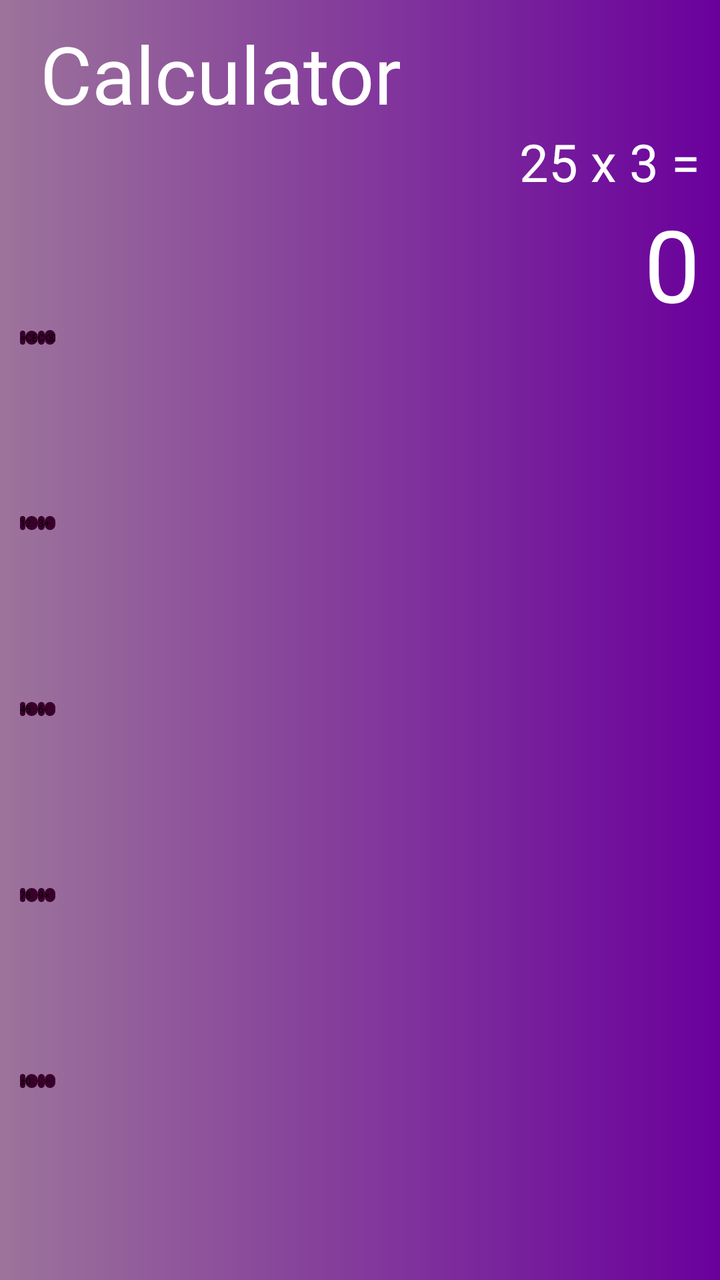
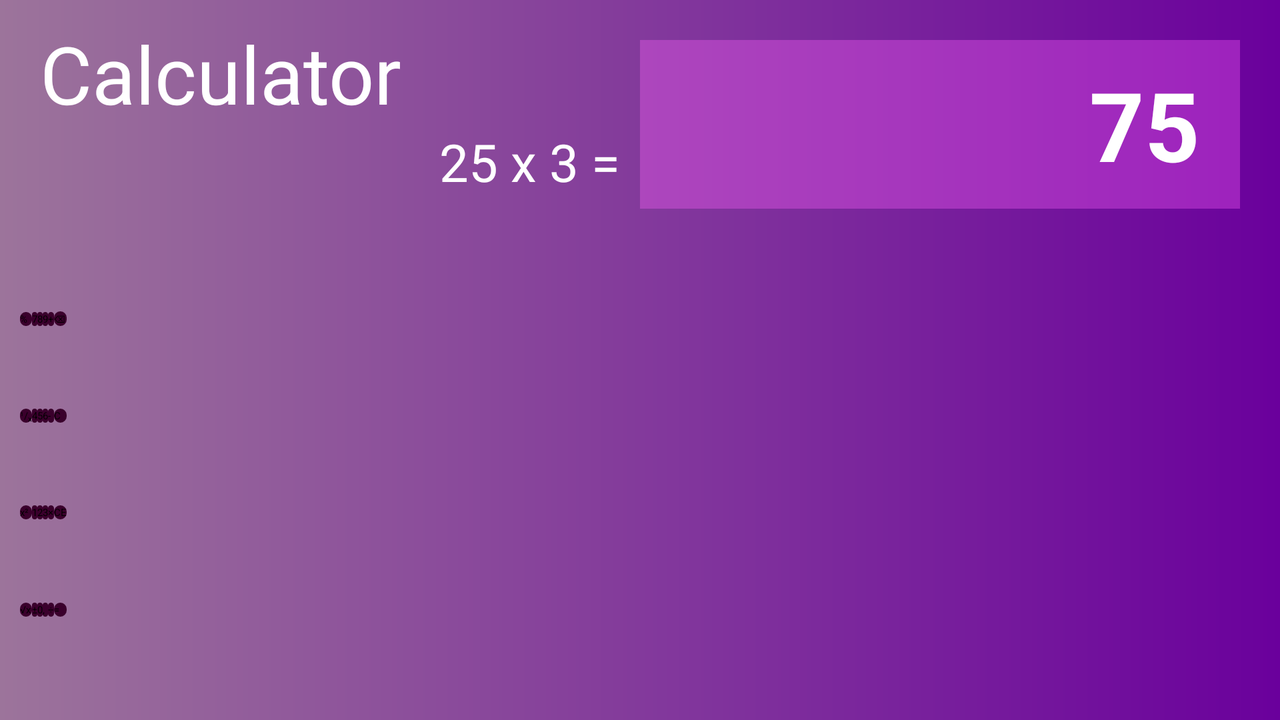

An Android layout and its configuration variant, each rendered on a device that would load it. The default file and the variant file are quoted in full after the pictures.
<!-- AndroidManifest.xml: application theme Theme.AndroidSPD111 -->
<!-- res/layout/activity_calc.xml -->
<?xml version="1.0" encoding="utf-8"?>
<LinearLayout xmlns:android="http://schemas.android.com/apk/res/android"
    xmlns:app="http://schemas.android.com/apk/res-auto"
    xmlns:tools="http://schemas.android.com/tools"
    android:id="@+id/main"
    android:layout_width="match_parent"
    android:layout_height="match_parent"
    tools:context=".CalcActivity"
    android:orientation="vertical"
    android:background="@drawable/calc_bgn_gradient"
    android:padding="10dp"
    >

    <TextView
        android:layout_width="wrap_content"
        android:layout_height="wrap_content"
        android:text="@string/calc_text_title"
        android:textColor="@color/white"
        android:textSize="40sp"
        android:layout_marginHorizontal="10dp"
        />

    <TextView
        android:id="@+id/calc_tv_history"
        android:layout_width="wrap_content"
        android:layout_height="wrap_content"
        android:layout_gravity="right"
        android:textSize="26sp"
        android:textColor="@color/white"
        android:text="25 x 3 =" />

    <TextView
        android:id="@+id/calc_tv_result"
        android:layout_width="wrap_content"
        android:layout_height="wrap_content"
        android:textSize="50sp"
        android:textColor="@color/white"
        android:layout_gravity="right"
        android:text="0" />

    <TableLayout
        android:layout_width="match_parent"
        android:layout_height="match_parent">

        <TableRow
            android:layout_width="match_parent"
            android:layout_height="0dp"
            android:layout_weight="1"
            >
            <Button
                android:id="@+id/calc_btn_result"
                android:text="@string/calc_btn_result"
                style="@style/calc_func_button"
                />
            <Button
                android:id="@+id/calc_btn_ce"
                android:text="@string/calc_btn_ce"
                style="@style/calc_func_button"
                />
            <Button
                android:id="@+id/calc_btn_c"
                android:text="@string/calc_btn_c"
                style="@style/calc_func_button"
                />
            <Button
                android:id="@+id/calc_btn_backspase"
                android:text="@string/calc_btn_backspace"
                style="@style/calc_func_button"
                />
        </TableRow>
        <TableRow
            android:layout_width="match_parent"
            android:layout_height="0dp"
            android:layout_weight="1" >
            <Button
                android:id="@+id/calc_btn_1"
                android:text="@string/calc_btn_1"
                style="@style/calc_func_button"
                />
            <Button
                android:id="@+id/calc_btn_2"
                android:text="@string/calc_btn_2"
                style="@style/calc_func_button"
                />
            <Button
                android:id="@+id/calc_btn_3"
                android:text="@string/calc_btn_3"
                style="@style/calc_func_button"
                />
            <Button
                android:id="@+id/calc_btn_add"
                android:text="@string/calc_btn_plus"
                style="@style/calc_func_button"
                />
        </TableRow>
        <TableRow
            android:layout_width="match_parent"
            android:layout_height="0dp"
            android:layout_weight="1" >
            <Button
                android:id="@+id/calc_btn_4"
                android:text="@string/calc_btn_4"
                style="@style/calc_func_button"
                />
            <Button
                android:id="@+id/calc_btn_5"
                android:text="@string/calc_btn_5"
                style="@style/calc_func_button"
                />
            <Button
                android:id="@+id/calc_btn_6"
                android:text="@string/calc_btn_6"
                style="@style/calc_func_button"
                />
            <Button
                android:id="@+id/calc_btn_minus"
                android:text="@string/calc_btn_minus"
                style="@style/calc_func_button"
                />
        </TableRow>
        <TableRow
            android:layout_width="match_parent"
            android:layout_height="0dp"
            android:layout_weight="1" >
            <Button
                android:id="@+id/calc_btn_7"
                android:text="@string/calc_btn_7"
                style="@style/calc_func_button"
                />
            <Button
                android:id="@+id/calc_btn_8"
                android:text="@string/calc_btn_8"
                style="@style/calc_func_button"
                />
            <Button
                android:id="@+id/calc_btn_9"
                android:text="@string/calc_btn_9"
                style="@style/calc_func_button"
                />
            <Button
                android:id="@+id/calc_btn_multiplication"
                android:text="@string/calc_btn_multiplication"
                style="@style/calc_func_button"
                />
        </TableRow>
        <TableRow
            android:layout_width="match_parent"
            android:layout_height="0dp"
            android:layout_weight="1" >
            <Button
                android:id="@+id/calc_btn_plus_minus"
                android:text="@string/calc_btn_plus_minus"
                style="@style/calc_func_button"
                />
            <Button
                android:id="@+id/calc_btn_0"
                android:text="@string/calc_btn_0"
                style="@style/calc_func_button"
                />
            <Button
                android:id="@+id/calc_btn_separation"
                android:text="@string/calc_btn_separation"
                style="@style/calc_func_button"
                />
            <Button
                android:id="@+id/calc_btn_division"
                android:text="@string/calc_btn_division"
                style="@style/calc_func_button"
                />
        </TableRow>
    </TableLayout>

</LinearLayout>
<!-- resources referenced by this layout -->
<resources>
  <color name="white">#FFFFFFFF</color>
  <!-- drawable calc_bgn_gradient (drawable) -->
  <?xml version="1.0" encoding="utf-8"?>
  <shape xmlns:android="http://schemas.android.com/apk/res/android">
      <gradient
          android:startColor="@color/calc_bgn_first"
          android:endColor="@color/calc_bgn_second"
          android:angle="0"
          ></gradient>
  </shape>
  <string name="calc_btn_0">0</string>
  <string name="calc_btn_1">1</string>
  <string name="calc_btn_2">2</string>
  <string name="calc_btn_3">3</string>
  <string name="calc_btn_4">4</string>
  <string name="calc_btn_5">5</string>
  <string name="calc_btn_6">6</string>
  <string name="calc_btn_7">7</string>
  <string name="calc_btn_8">8</string>
  <string name="calc_btn_9">9</string>
  <string name="calc_btn_backspace">\u232B</string>
  <string name="calc_btn_c">C</string>
  <string name="calc_btn_ce">CE</string>
  <string name="calc_btn_division">÷</string>
  <string name="calc_btn_minus">-</string>
  <string name="calc_btn_multiplication">×</string>
  <string name="calc_btn_plus">+</string>
  <string name="calc_btn_plus_minus">\u00B1</string>
  <string name="calc_btn_result">=</string>
  <string name="calc_btn_separation">,</string>
  <string name="calc_text_title">Calculator</string>
  <style name="calc_func_button" parent="calc_button">
          <item name="android:background">@drawable/calc_func_button</item>
      </style>
  <color name="calc_bgn_first">#9c749b</color>
  <color name="calc_bgn_second">#6a009c</color>
  <style name="calc_button">
          <item name="android:layout_width">0dp</item>
          <item name="android:layout_weight">1</item>
          <item name="android:layout_height">match_parent</item>
          <item name="backgroundTint">@null</item>
          <item name="android:textSize">22sp</item>
          <item name="android:layout_margin">5sp</item>
      </style>
  <!-- drawable calc_func_button (drawable) -->
  <?xml version="1.0" encoding="utf-8"?>
  <shape xmlns:android="http://schemas.android.com/apk/res/android"
      android:shape="rectangle"
  
      >
      <solid android:color="@color/calc_func_bgn" />
      <corners android:radius="5dp" />
  </shape>
  <color name="calc_func_bgn">#3A002C</color>
</resources>
<!-- res/layout-land/activity_calc.xml (the repository's variant of the layout above) -->
<!-- drawn on the phone turned sideways -->
<?xml version="1.0" encoding="utf-8"?>
<LinearLayout xmlns:android="http://schemas.android.com/apk/res/android"
    xmlns:app="http://schemas.android.com/apk/res-auto"
    xmlns:tools="http://schemas.android.com/tools"
    android:id="@+id/main"
    android:layout_width="match_parent"
    android:layout_height="match_parent"
    android:background="@drawable/calc_bgn_gradient"
    android:orientation="vertical"
    android:padding="10dp"
    tools:context=".CalcActivity">
    <LinearLayout
        android:id="@+id/calc_top_container"
        android:layout_width="match_parent"
        android:layout_height="wrap_content"
        android:orientation="horizontal">
        <LinearLayout
            android:layout_width="0dp"
            android:layout_weight="1"
            android:layout_height="wrap_content"
            android:orientation="vertical">
            <TextView
                android:layout_width="wrap_content"
                android:layout_height="wrap_content"
                android:layout_marginHorizontal="10dp"
                android:text="@string/calc_text_title"
                android:textColor="@color/white"
                android:textSize="40sp" />
            <TextView
                android:id="@+id/calc_tv_history"
                android:layout_width="wrap_content"
                android:layout_height="wrap_content"
                android:layout_gravity="right"
                android:text="25 x 3 ="
                android:textColor="@color/white"
                android:textSize="26sp" />
        </LinearLayout>

        <HorizontalScrollView
            android:id="@+id/horizontal_scroll_container"
            android:layout_width="0dp"
            android:layout_weight="1"
            android:layout_height="wrap_content"
            android:background="@color/calc_result_bgn_land"
            android:layout_margin="10dp"
            android:paddingHorizontal="10dp"
            >
            <TextView
                android:id="@+id/calc_tv_result"
                android:layout_width="wrap_content"
                android:layout_height="wrap_content"
                android:textColor="@color/white"
                android:layout_gravity="end"
                android:textAlignment="textEnd"
                android:textSize="48sp"
                android:textStyle="bold"
                android:layout_margin="10dp"
                tools:text="75" />
        </HorizontalScrollView>
    </LinearLayout>





    <TableLayout
        android:layout_width="match_parent"
        android:layout_height="match_parent">

        <TableRow
            android:layout_width="match_parent"
            android:layout_height="0dp"
            android:layout_weight="1">






        </TableRow>

        <TableRow
            android:layout_width="match_parent"
            android:layout_height="0dp"
            android:layout_weight="1">
            <Button
                android:id="@+id/calc_btn_precent"
                style="@style/calc_func_button"
                android:text="@string/calc_btn_precent" />
            <Button
                android:id="@+id/calc_btn_7"
                style="@style/calc_func_button"
                android:text="@string/calc_btn_7" />

            <Button
                android:id="@+id/calc_btn_8"
                style="@style/calc_func_button"
                android:text="@string/calc_btn_8" />

            <Button
                android:id="@+id/calc_btn_9"
                style="@style/calc_func_button"
                android:text="@string/calc_btn_9" />

            <Button
                android:id="@+id/calc_btn_add"
                style="@style/calc_func_button"
                android:text="@string/calc_btn_plus" />

            <Button
                android:id="@+id/calc_btn_backspase"
                style="@style/calc_func_button"
                android:text="@string/calc_btn_backspace" />
        </TableRow>

        <TableRow
            android:layout_width="match_parent"
            android:layout_height="0dp"
            android:layout_weight="1">

            <Button
                android:id="@+id/calc_btn_inverse"
                style="@style/calc_func_button"
                android:text="@string/calc_btn_inverse" />

            <Button
                android:id="@+id/calc_btn_4"
                style="@style/calc_func_button"
                android:text="@string/calc_btn_4" />

            <Button
                android:id="@+id/calc_btn_5"
                style="@style/calc_func_button"
                android:text="@string/calc_btn_5" />

            <Button
                android:id="@+id/calc_btn_6"
                style="@style/calc_func_button"
                android:text="@string/calc_btn_6" />

            <Button
                android:id="@+id/calc_btn_minus"
                style="@style/calc_func_button"
                android:text="@string/calc_btn_minus" />

            <Button
                android:id="@+id/calc_btn_c"
                style="@style/calc_func_button"
                android:text="@string/calc_btn_c" />
        </TableRow>

        <TableRow
            android:layout_width="match_parent"
            android:layout_height="0dp"
            android:layout_weight="1">
            <Button
                android:id="@+id/calc_btn_power"
                style="@style/calc_func_button"
                android:text="@string/calc_btn_power" />

            <Button
                android:id="@+id/calc_btn_1"
                style="@style/calc_func_button"
                android:text="@string/calc_btn_1" />

            <Button
                android:id="@+id/calc_btn_2"
                style="@style/calc_func_button"
                android:text="@string/calc_btn_2" />

            <Button
                android:id="@+id/calc_btn_3"
                style="@style/calc_func_button"
                android:text="@string/calc_btn_3" />


            <Button
                android:id="@+id/calc_btn_multiplication"
                style="@style/calc_func_button"
                android:text="@string/calc_btn_multiplication" />

            <Button
                android:id="@+id/calc_btn_ce"
                style="@style/calc_func_button"
                android:text="@string/calc_btn_ce" />
        </TableRow>

        <TableRow
            android:layout_width="match_parent"
            android:layout_height="0dp"
            android:layout_weight="1">
            <Button
                android:id="@+id/calc_btn_sqrt"
                style="@style/calc_func_button"
                android:text="@string/calc_btn_sqrt" />

            <Button
                android:id="@+id/calc_btn_plus_minus"
                style="@style/calc_func_button"
                android:text="@string/calc_btn_plus_minus" />

            <Button
                android:id="@+id/calc_btn_0"
                style="@style/calc_func_button"
                android:text="@string/calc_btn_0" />

            <Button
                android:id="@+id/calc_btn_separation"
                style="@style/calc_func_button"
                android:text="@string/calc_btn_separation" />

            <Button
                android:id="@+id/calc_btn_division"
                style="@style/calc_func_button"
                android:text="@string/calc_btn_division" />

            <Button
                android:id="@+id/calc_btn_result"
                style="@style/calc_func_button"
                android:text="@string/calc_btn_result" />


        </TableRow>
    </TableLayout>

</LinearLayout>
<!-- resources referenced by the variant -->
<!-- as the phone turned sideways resolves them -->
<resources>
  <color name="calc_result_bgn_land">#56FF60FB</color>
  <color name="white">#FFFFFFFF</color>
  <!-- drawable calc_bgn_gradient (drawable) -->
  <?xml version="1.0" encoding="utf-8"?>
  <shape xmlns:android="http://schemas.android.com/apk/res/android">
      <gradient
          android:startColor="@color/calc_bgn_first"
          android:endColor="@color/calc_bgn_second"
          android:angle="0"
          ></gradient>
  </shape>
  <string name="calc_btn_0">0</string>
  <string name="calc_btn_1">1</string>
  <string name="calc_btn_2">2</string>
  <string name="calc_btn_3">3</string>
  <string name="calc_btn_4">4</string>
  <string name="calc_btn_5">5</string>
  <string name="calc_btn_6">6</string>
  <string name="calc_btn_7">7</string>
  <string name="calc_btn_8">8</string>
  <string name="calc_btn_9">9</string>
  <string name="calc_btn_backspace">\u232B</string>
  <string name="calc_btn_c">C</string>
  <string name="calc_btn_ce">CE</string>
  <string name="calc_btn_division">÷</string>
  <string name="calc_btn_inverse">\u00B9/\u2093</string>
  <string name="calc_btn_minus">-</string>
  <string name="calc_btn_multiplication">×</string>
  <string name="calc_btn_plus">+</string>
  <string name="calc_btn_plus_minus">\u00B1</string>
  <string name="calc_btn_power">x\u00B2</string>
  <string name="calc_btn_precent">%</string>
  <string name="calc_btn_result">=</string>
  <string name="calc_btn_separation">,</string>
  <string name="calc_btn_sqrt">\u221Ax</string>
  <string name="calc_text_title">Calculator</string>
  <style name="calc_func_button" parent="calc_button">
          <item name="android:background">@drawable/calc_func_button</item>
      </style>
  <color name="calc_bgn_first">#9c749b</color>
  <color name="calc_bgn_second">#6a009c</color>
  <style name="calc_button">
          <item name="android:layout_width">0dp</item>
          <item name="android:layout_weight">1</item>
          <item name="android:layout_height">match_parent</item>
          <item name="backgroundTint">@null</item>
          <item name="android:textSize">22sp</item>
          <item name="android:layout_margin">5sp</item>
      </style>
  <!-- drawable calc_func_button (drawable) -->
  <?xml version="1.0" encoding="utf-8"?>
  <shape xmlns:android="http://schemas.android.com/apk/res/android"
      android:shape="rectangle"
  
      >
      <solid android:color="@color/calc_func_bgn" />
      <corners android:radius="5dp" />
  </shape>
  <color name="calc_func_bgn">#3A002C</color>
</resources>
